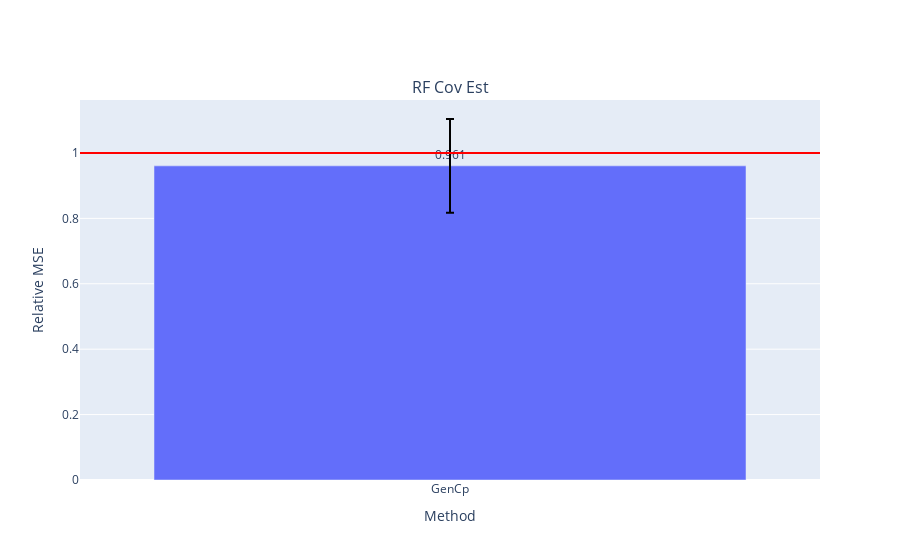

The code cell stored with this chart in its notebook:
### Code cell
fig = make_subplots(
    rows=1, cols=len(models),
    subplot_titles=["RF Cov Est"])

for i, errs in enumerate(model_errs):
    risks = [err.mean() for err in errs]
    test_risk = risks[0]
    # elev_test_risk = risks[1]
    # est_risks = risks[2:]
    est_risks = risks[1:]

    df = pd.DataFrame({est_names[i]: errs[i+1] for i in np.arange(len(est_names))})

    fig.add_trace(go.Bar(
    #     x=['VRF', 'BF_WR', 'BF_FR'], 
        x = df.columns,
        y=(df).mean()/test_risk,
        marker_color=px.colors.qualitative.Plotly,
        text=np.around((df).mean()/test_risk,3),
        textposition='outside',
        error_y=dict(
            type='data',
            color='black',
            array=(df).std() / test_risk,
    #         array=(df/test_risk).clip(upper=(df/test_risk).quantile(.95),axis=1).std(),
    #         symmetric=False,
    #         array=(df/test_risk).quantile(.95) - (df/test_risk).mean(),
    #         arrayminus=(df/test_risk).mean() - (df/test_risk).quantile(.93)
        )
    #         array=(df).mean() + (df).std(),
    #         arrayminus=(df).mean() - (df).std())
    ), row=1, col=i+1)
    # fig.add_trace(go.Bar(
    #     name='Experimental',
    #     x=['GenCp', 'KFCV', 'SPCV'], y=(df).mean(),
    #     error_y=dict(type='data', array=[1, 2])
    # ))
    # fig.update_layout(barmode='group')
    fig.add_hline(y=1., line_color='red', row=1, col=i+1)
    # fig.add_hline(y=elev_test_risk / test_risk, line_color='gray', line_dash='dash', row=1, col=i+1)
    
    fig.update_xaxes(title_text="Method", row=1, col=i+1)
    fig.update_yaxes(title_text="Relative MSE", row=1, col=i+1)
    
# fig.update_layout(
# #     title=f"FC_\u03B4{delta}_snr{snr}_nk{noise_kernel}_nls{noise_length_scale}_nv{noise_nu}_Xk{X_kernel}_Xls{X_length_scale}_Xv{X_nu}",
#     title=title,
#     xaxis_title="Method",
#     yaxis_title="MSE",
# #     legend_title="Legend Title",
# #     font=dict(
# #         family="Courier New, monospace",
# #         size=18,
# #         color="RebeccaPurple"
# #     )
# )
# barfp = os.path.expanduser(savedir + fig.layout.title['text'] + ".jpeg")
# fig.write_image(os.path.expanduser(barfp))
fig.show()

### Figure 1 — Plotly figure (JSON) as saved in the notebook; plotly's stock layout.template omitted (floating-point values rounded to 4 significant figures)
{"data": [{"error_y": {"array": [0.1433], "color": "black", "type": "data"}, "marker": {"color": ["#636EFA", "#EF553B", "#00CC96", "#AB63FA", "#FFA15A", "#19D3F3", "#FF6692", "#B6E880", "#FF97FF", "#FECB52"]}, "text": [0.961], "textposition": "outside", "type": "bar", "x": ["GenCp"], "xaxis": "x", "y": [0.9606], "yaxis": "y"}], "layout": {"annotations": [{"font": {"size": 16}, "showarrow": false, "text": "RF Cov Est", "x": 0.5, "xanchor": "center", "xref": "paper", "y": 1, "yanchor": "bottom", "yref": "paper"}], "shapes": [{"line": {"color": "red"}, "type": "line", "x0": 0, "x1": 1, "xref": "x domain", "y0": 1, "y1": 1, "yref": "y"}], "xaxis": {"anchor": "y", "domain": [0, 1], "title": {"text": "Method"}}, "yaxis": {"anchor": "x", "domain": [0, 1], "title": {"text": "Relative MSE"}}}}
